Frame 1 (no input): blank canvas, image omitted
Frame 60 (no input): blank canvas, image omitted
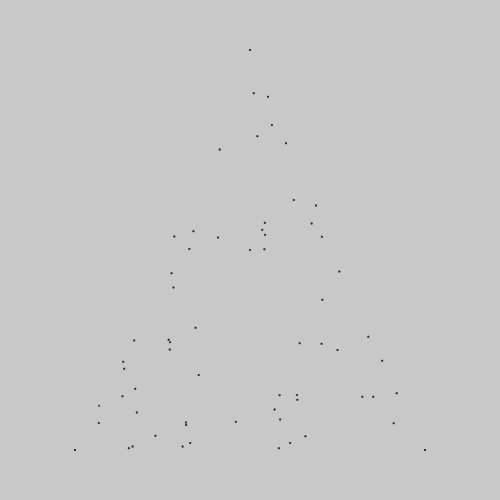
Frame 120 (the mouse pressed at the canvas centre since frame 60)

The p5.js sketch whose frames 1 and 60 were blank and that drew this single picture after the mouse press (run headless with seeded random() and noise() and a simulated clock; from frame 60 on, the mouse is pressed at the canvas centre):

// p5.js sketch
// ── sketch.js
var a, b, c, s, x, y, num, clicked;

function setup()
{
  frameRate(30);
  x = 500;
  y = 500;
  noStroke();
  createCanvas(x, y);
  resetSketch();
}

function draw()
{
  fill(51);
  textSize(20);
  if (clicked)
  {
    ellipse(a.x, a.y,2,2);
    ellipse(b.x, b.y,2,2);
    ellipse(c.x, c.y,2,2);
    ellipse(s.x, s.y,2,2);

    var rand = getRandomInt(1, 3);
    var randTri = getRandomInt(1, 2);

    drawPoints(rand);
  }
}

function mousePressed()
{
  clicked = true;
  s.x = mouseX;
  s.y = mouseY;
  ellipse(s.x, s.y,2,2);
}

function getRandomInt(min, max)
{
  return Math.floor(Math.random() * (max - min + 1)) + min;
}

function drawPoints(rand)
{
  if (rand == 1)
  {
    s.x = half(a.x, s.x);
    s.y = half(a.y, s.y);
  }
  else if (rand == 2)
  {
    s.x = half(b.x, s.x);
    s.y = half(b.y, s.y);
  }
  else if (rand == 3)
  {
    s.x = half(c.x, s.x);
    s.y = half(c.y, s.y);
  }
  return ellipse(s.x, s.y,2,2);
}


function half(a, b)
{
  return (a + b) / 2;
}

function resetSketch()
{
  clicked = false;
  background(200);

  a = createVector(x * 0.5, y * 0.1);
  b = createVector(x * 0.15, y * 0.9);
  c = createVector(x * 0.85, y * 0.9);
  s = createVector(x * 0.5, y * 0.5);
}
